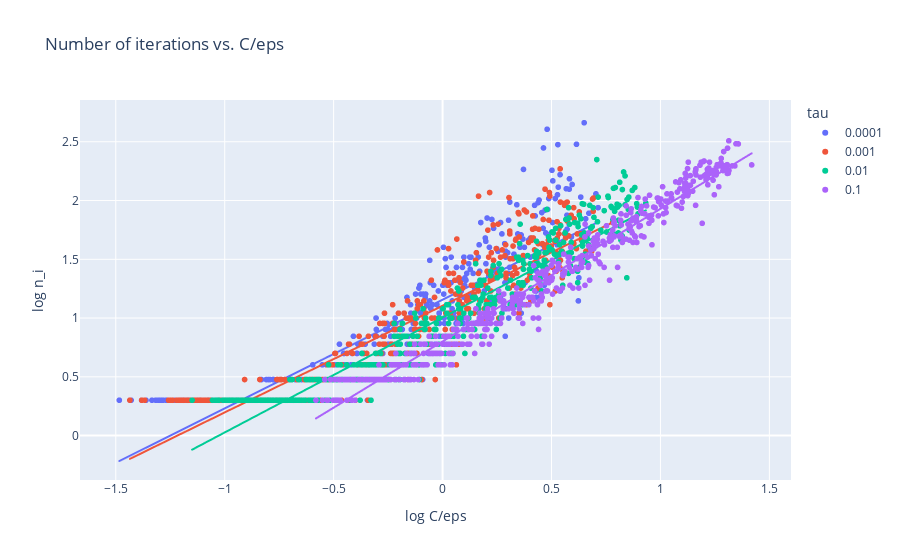

Notebook source saved alongside this figure:
### Code cell
fig = px.scatter(result, x='log_ratio', y='log_n_iter', color='tau', trendline='ols',
           title="Number of iterations vs. C/eps",
           labels={'log_ratio': 'log C/eps',
                   'log_n_iter': 'log n_i'}, 
          )
fig.show()

for row in fig._px_trendlines.iterrows():
    # fig._px_trendlines contains a dataframe with the statistical models on each row
    tau, model = float(row[1]['tau']), row[1]['px_fit_results']
    # Slope is in the array of `model.params`; other information available at: 
    # https://www.statsmodels.org/stable/generated/statsmodels.regression.linear_model.RegressionResults.html
    print(f"tau={tau:5.1e}. Coeff={model.params[1]:.2f}. R^2={model.rsquared:.2f}. Intercept: {10**(model.params[0]):.1f}")

### Figure 1 — Plotly figure (JSON) as saved in the notebook; plotly's stock layout.template omitted (floating-point values rounded to 4 significant figures; data arrays with more than 128 entries replaced by an {"elided": "..."} marker saying what was removed)
{"data": [{"hovertemplate": "tau=0.0001<br>log C/eps=%{x}<br>log n_i=%{y}<extra></extra>", "legendgroup": "0.0001", "marker": {"color": "#636efa", "symbol": "circle"}, "mode": "markers", "name": "0.0001", "showlegend": true, "type": "scattergl", "x": {"elided": "500 float values"}, "xaxis": "x", "y": {"elided": "500 float values"}, "yaxis": "y"}, {"hovertemplate": "<b>OLS trendline</b><br>log_n_iter = 0.925099 * log_ratio + 1.15661<br>R<sup>2</sup>=0.815125<br><br>tau=0.0001<br>log C/eps=%{x}<br>log n_i=%{y} <b>(trend)</b><extra></extra>", "legendgroup": "0.0001", "marker": {"color": "#636efa", "symbol": "circle"}, "mode": "lines", "name": "0.0001", "showlegend": false, "type": "scattergl", "x": {"elided": "500 float values"}, "xaxis": "x", "y": {"elided": "500 float values"}, "yaxis": "y"}, {"hovertemplate": "tau=0.001<br>log C/eps=%{x}<br>log n_i=%{y}<extra></extra>", "legendgroup": "0.001", "marker": {"color": "#EF553B", "symbol": "circle"}, "mode": "markers", "name": "0.001", "showlegend": true, "type": "scattergl", "x": {"elided": "500 float values"}, "xaxis": "x", "y": {"elided": "500 float values"}, "yaxis": "y"}, {"hovertemplate": "<b>OLS trendline</b><br>log_n_iter = 0.90806 * log_ratio + 1.1052<br>R<sup>2</sup>=0.844715<br><br>tau=0.001<br>log C/eps=%{x}<br>log n_i=%{y} <b>(trend)</b><extra></extra>", "legendgroup": "0.001", "marker": {"color": "#EF553B", "symbol": "circle"}, "mode": "lines", "name": "0.001", "showlegend": false, "type": "scattergl", "x": {"elided": "500 float values"}, "xaxis": "x", "y": {"elided": "500 float values"}, "yaxis": "y"}, {"hovertemplate": "tau=0.01<br>log C/eps=%{x}<br>log n_i=%{y}<extra></extra>", "legendgroup": "0.01", "marker": {"color": "#00cc96", "symbol": "circle"}, "mode": "markers", "name": "0.01", "showlegend": true, "type": "scattergl", "x": {"elided": "500 float values"}, "xaxis": "x", "y": {"elided": "500 float values"}, "yaxis": "y"}, {"hovertemplate": "<b>OLS trendline</b><br>log_n_iter = 0.97795 * log_ratio + 1.00467<br>R<sup>2</sup>=0.908016<br><br>tau=0.01<br>log C/eps=%{x}<br>log n_i=%{y} <b>(trend)</b><extra></extra>", "legendgroup": "0.01", "marker": {"color": "#00cc96", "symbol": "circle"}, "mode": "lines", "name": "0.01", "showlegend": false, "type": "scattergl", "x": {"elided": "500 float values"}, "xaxis": "x", "y": {"elided": "500 float values"}, "yaxis": "y"}, {"hovertemplate": "tau=0.1<br>log C/eps=%{x}<br>log n_i=%{y}<extra></extra>", "legendgroup": "0.1", "marker": {"color": "#ab63fa", "symbol": "circle"}, "mode": "markers", "name": "0.1", "showlegend": true, "type": "scattergl", "x": {"elided": "500 float values"}, "xaxis": "x", "y": {"elided": "500 float values"}, "yaxis": "y"}, {"hovertemplate": "<b>OLS trendline</b><br>log_n_iter = 1.12791 * log_ratio + 0.801602<br>R<sup>2</sup>=0.968931<br><br>tau=0.1<br>log C/eps=%{x}<br>log n_i=%{y} <b>(trend)</b><extra></extra>", "legendgroup": "0.1", "marker": {"color": "#ab63fa", "symbol": "circle"}, "mode": "lines", "name": "0.1", "showlegend": false, "type": "scattergl", "x": {"elided": "500 float values"}, "xaxis": "x", "y": {"elided": "500 float values"}, "yaxis": "y"}], "layout": {"legend": {"title": {"text": "tau"}, "tracegroupgap": 0}, "title": {"text": "Number of iterations vs. C/eps"}, "xaxis": {"anchor": "y", "domain": [0, 1], "title": {"text": "log C/eps"}}, "yaxis": {"anchor": "x", "domain": [0, 1], "title": {"text": "log n_i"}}}}
